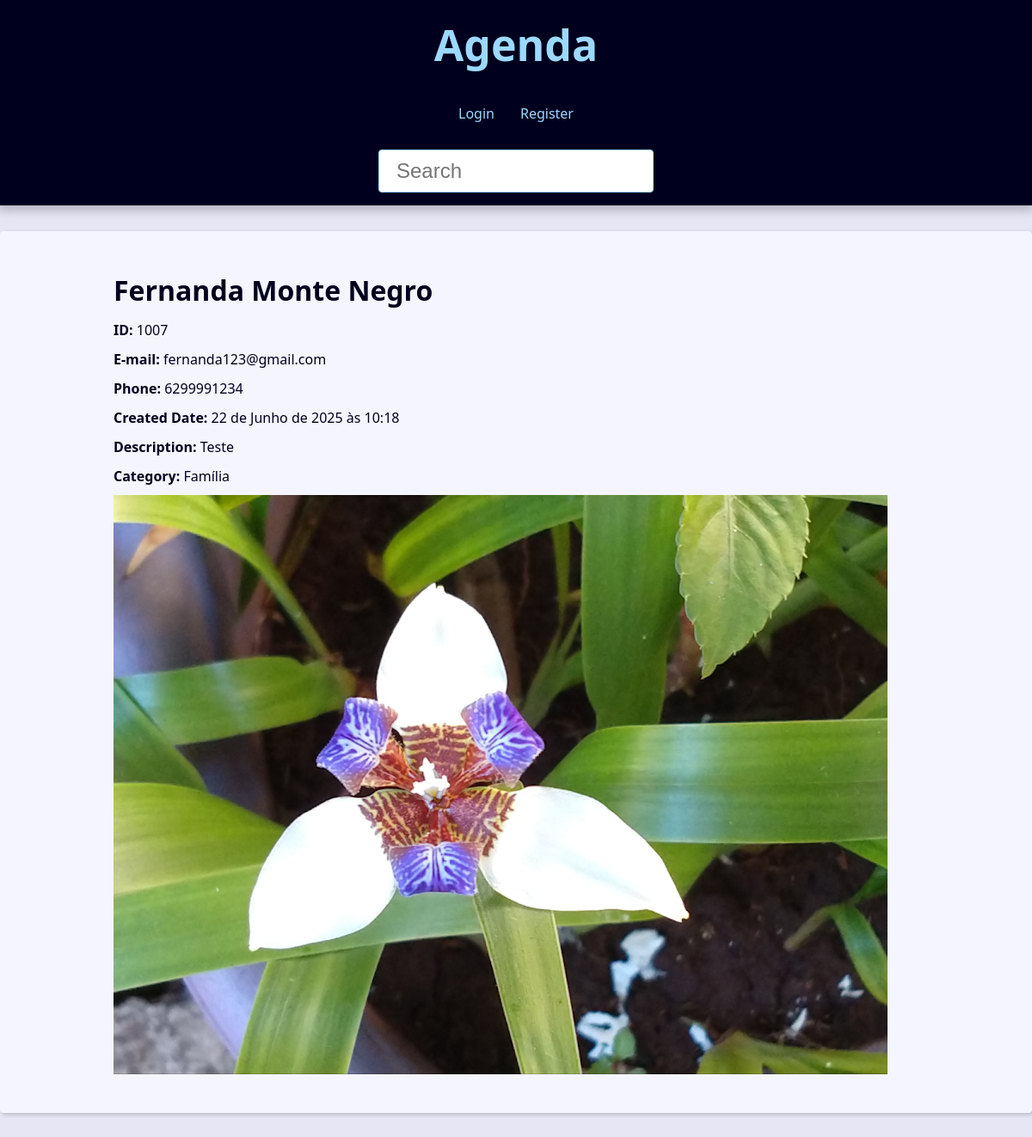
The page /contact/1007/ on the database its author committed.
### contact/models.py (models this page shows, shortened)
class Contact(models.Model):
    first_name = models.CharField(max_length=50)
    last_name = models.CharField(max_length=50, blank=True)
    phone = models.CharField(max_length=50)
    email = models.EmailField(max_length=254, blank=True)
    created_date = models.DateTimeField(default=timezone.now)
    description = models.TextField(blank=True)
    show = models.BooleanField(default=True)
    picture = models.ImageField(blank=True, null=True, upload_to='pictures/%Y/%m/')
    category = models.ForeignKey(
        Category,
        on_delete=models.SET_NULL,
        blank=True, null=True
    )
    owner = models.ForeignKey(
        User,
        on_delete=models.SET_NULL,
        blank=True, null=True
    )

class Category(models.Model):
    class Meta:
        verbose_name = 'Category'
        verbose_name_plural = 'Categories'
    name = models.CharField(max_length=50)

### contact/views/contact_views.py (the view)
# urls.py: path('contact/<int:contact_id>/', views.contact, name='contact'),
def contact(request, contact_id):
    single_contact = get_object_or_404(
        Contact, pk=contact_id, show=True
    )
    site_title = f'{single_contact.first_name} {single_contact.last_name} - '
    context = {
        'contact': single_contact,
        'site_title': site_title
    }
    return render(
        request,
        'contact/contact.html',
        context
    )

### contact/templates/contact/contact.html (shortened to what this page needs)
{% extends 'global/base.html' %}
{% block content %}
  <div class="single-contact">
    <h1 class="single-contact-name">
      {{ contact.first_name }} {{ contact.last_name }}
    </h1>
    <p><b>ID:</b> {{ contact.id }}</p>
    <p><b>E-mail:</b> {{ contact.email }}</p>
    <p><b>Phone:</b> {{ contact.phone }}</p>
    <p><b>Created Date:</b> {{ contact.created_date }}</p>
    <p><b>Description:</b> {{ contact.description }}</p>
    <p><b>Category:</b> {{ contact.category.name }}</p>
    {% if contact.picture %}
      <p>
        <img src="{{ contact.picture.url }}" alt="{{ contact.first_name }} {{ contact.last_name }}">
      </p>
    {% endif %}
{% endblock content %}

### base_static/global/css/style.css (style rules this page uses)
:root { --spacing: 1.5rem; --link-dark-color: rgb(0, 83, 134); --link-light-color: rgb(156, 217, 255); --clr-white: rgb(245, 245, 255); --clr-black: rgb(0, 0, 30); --clr-light-gray: rgb(230, 230, 245); --clr-dark-shadow-5: rgba(0, 0, 10, 5%); --clr-dark-shadow-10: rgba(0, 0, 10, 10%); --clr-dark-shadow-20: rgba(0, 0, 10, 20%); --clr-light-shadow-5: rgba(200, 200, 255, 5%); --clr-light-shadow-10: rgba(200, 200, 255, 10%); --clr-light-shadow-20: rgba(200, 200, 255, 20%); --main-page-width: 120rem; --table-min-width: 60rem; --biggest-font-size: 5rem; --bigger-font-size: 4rem; --big-font-size: 3.2rem; --medium-font-size: 2.4rem; --small-font-size: 1.6rem; --smaller-font-size: 1.4rem; --smallest-font-size: 1.2rem; --transition-fast: 300ms; --transition-medium: 600ms; --transition-slow: 1s; --default-border-radius: 4px; }
*, *::before, *::after { margin: 0; padding: 0; box-sizing: border-box; }
html { font-size: 62.5%; }
body { font-family: system-ui, -apple-system, BlinkMacSystemFont, 'Segoe UI', Roboto, Oxygen, Ubuntu, Cantarell, 'Open Sans', 'Helvetica Neue', sans-serif; line-height: 1.5; font-size: var(--small-font-size); color: var(--clr-black); -webkit-font-smoothing: antialiased; background: var(--clr-light-gray); }
img, svg { display: block; max-width: 100%; }
@media (min-width: 600px) { .single-contact { max-width: 80%; margin: calc(var(--spacing) * 2) auto; } }
.single-contact h1 { margin: 1rem 0; }
.single-contact p { margin: 1rem 0; }

### rows shown on the page
Contact: first_name "Fernanda", last_name "Monte Negro", id "1007", email "fernanda123@gmail.com", phone "6299991234", created_date "22 de Junho de 2025 às 10:18", description "Teste", category.name "Família", picture (picture)
